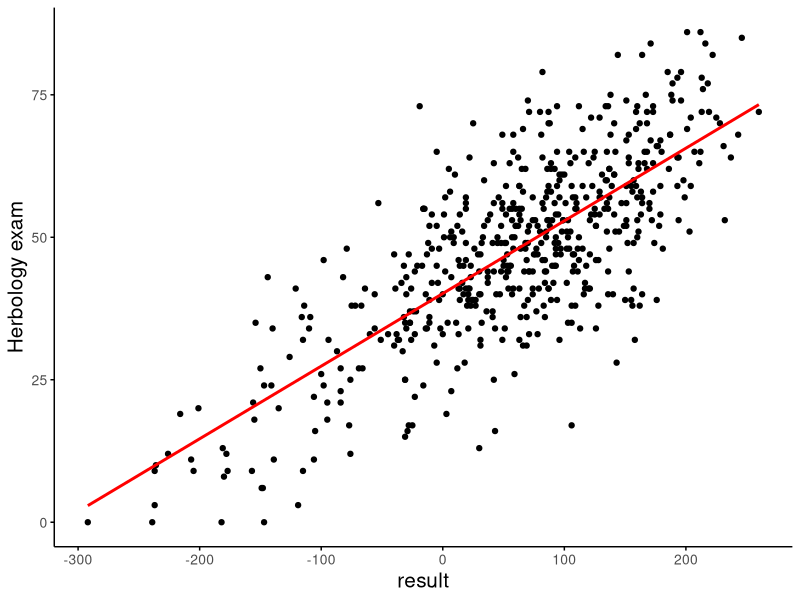
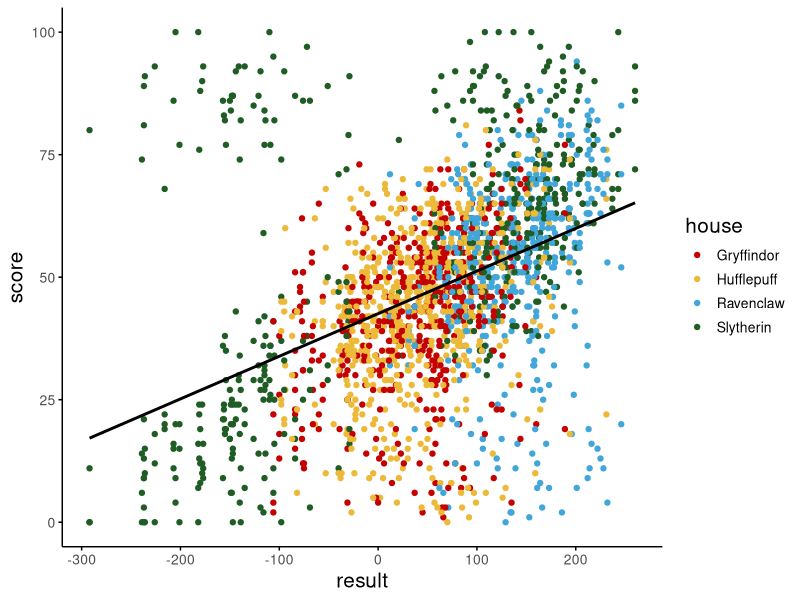
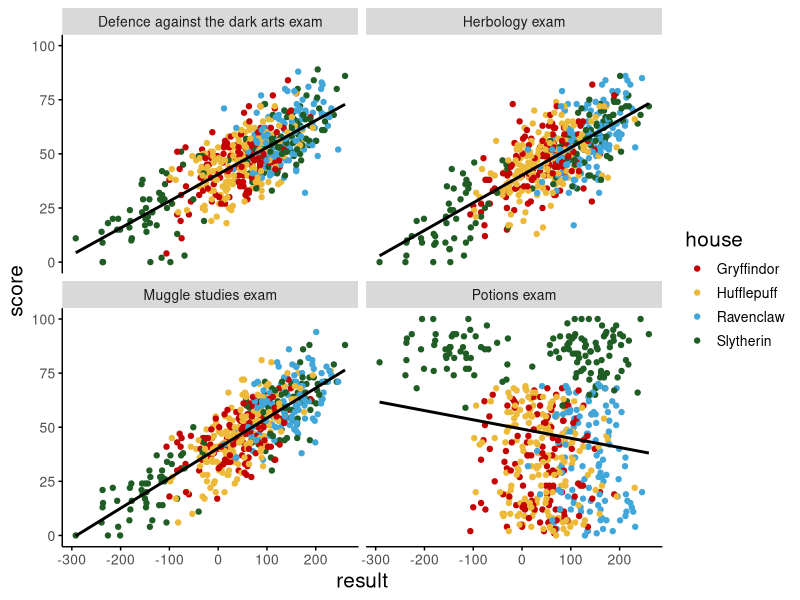
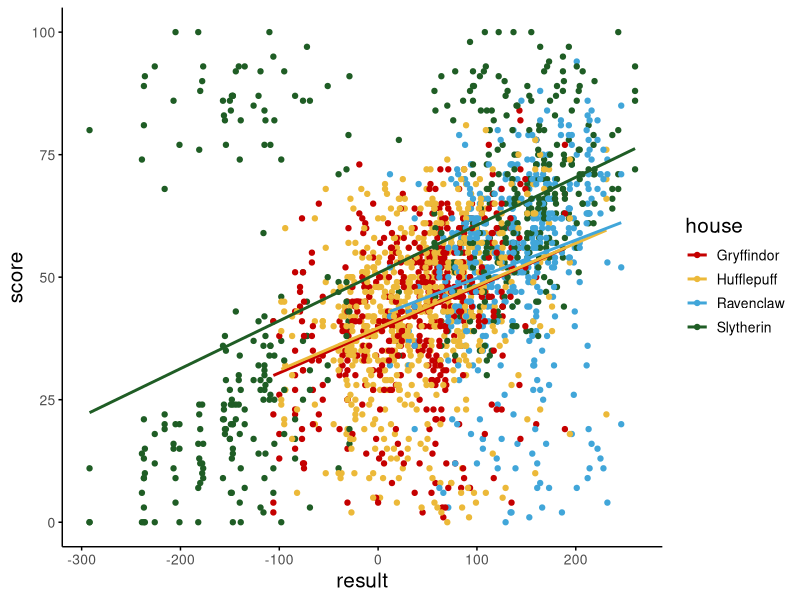
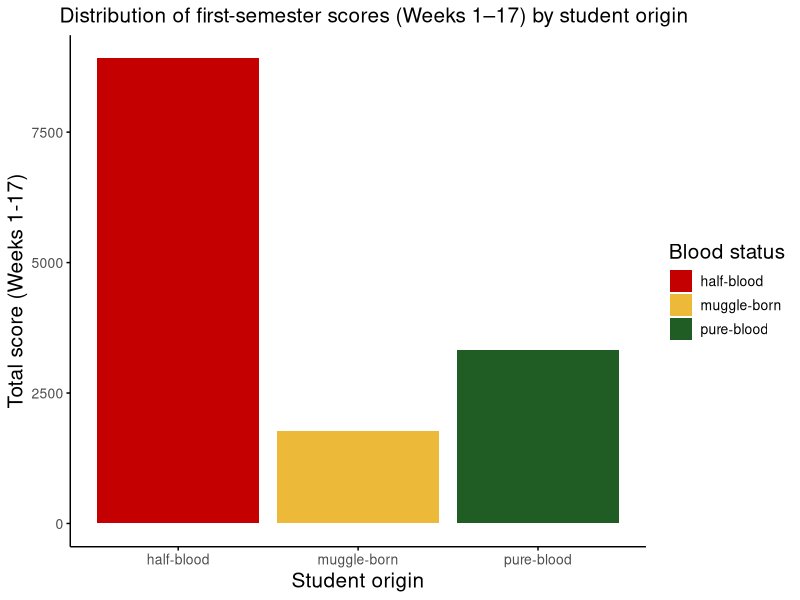
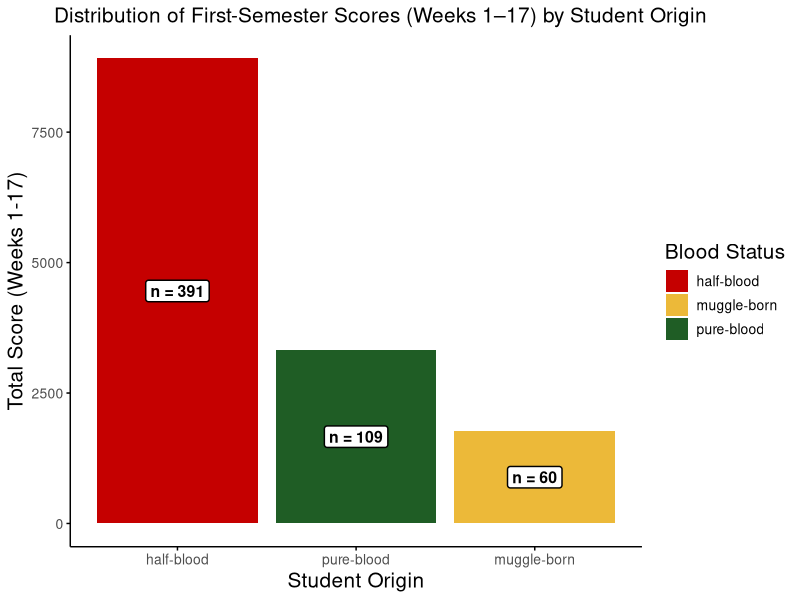
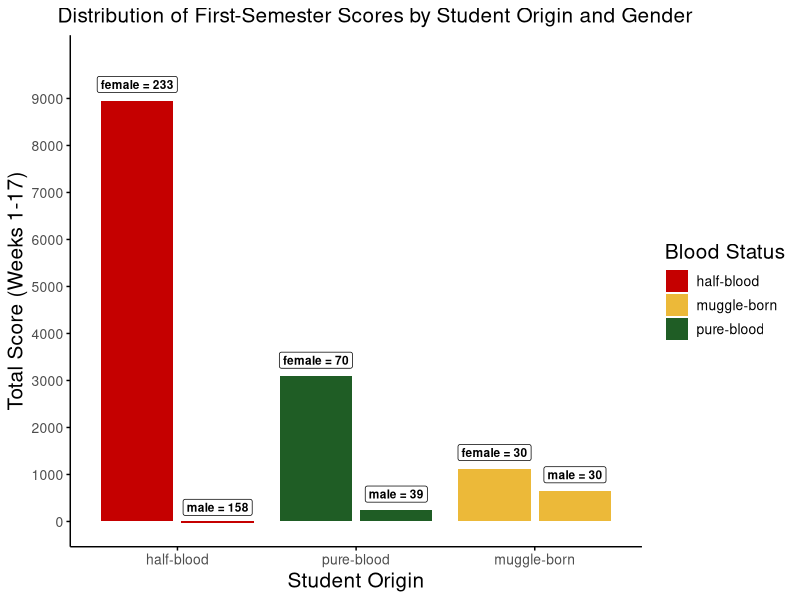
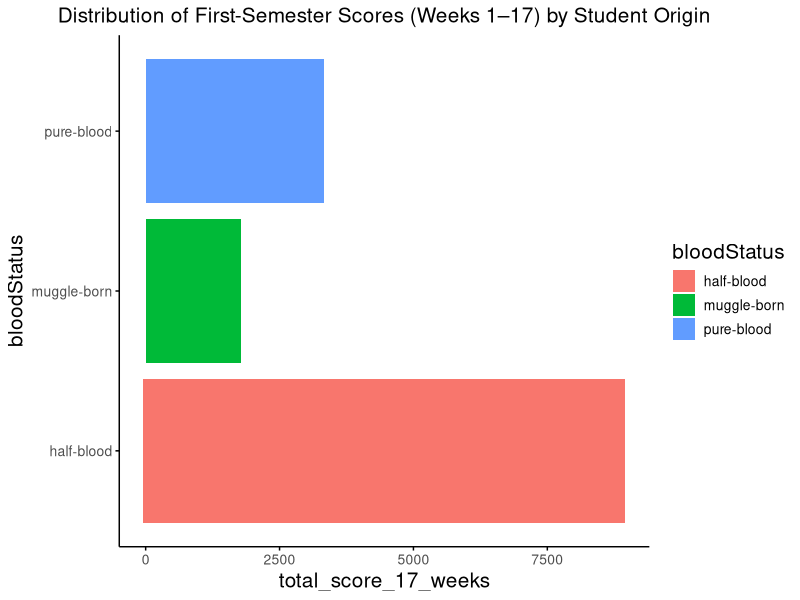

Write the R code that produced these figures, in order.
## ---- chunk 1
knitr::opts_chunk$set(echo = TRUE)

library(readr)
library(tidyverse)
library(ggplot2)
library(patchwork)
library(ggpubr)
## ---- chunk 2
hogwarts <- read_csv("data/hogwarts_2024.csv")
hogwarts %>%
  glimpse()
hogwarts <- hogwarts |> mutate(
  across(c(house, course, sex, wandCore, bloodStatus), ~ as.factor(.x))
)
## ---- chunk 3
theme_custom <- theme(
    panel.background = element_rect(fill = "white"),
    plot.title = element_text(size = 15, hjust = 0.5),
    plot.subtitle = element_text(size = 15, hjust = 0.5),
    strip.text = element_text(size = 10),
    axis.text = element_text(size = 10),
    axis.title = element_text(size = 15),
    legend.title = element_text(size = 15),
    legend.text = element_text(size = 10),
    axis.line = element_line(color = "black"),
    axis.ticks = element_line(color = "black")
  )

ggplot(hogwarts, aes(x = `result`, y = `Herbology exam`))+
  geom_point()+
  geom_smooth(se = FALSE, method = "lm", colour = "red")+
  theme_custom

## ---- chunk 4
hogwarts_long <- hogwarts %>%
  pivot_longer(cols = c(`Herbology exam`, `Muggle studies exam`, `Defence against the dark arts exam`, `Potions exam`),
               names_to = "subject",
               values_to = "score")

ggplot(hogwarts_long, aes(x = result, y = score, color = house))+
  geom_point()+
  geom_smooth(se = FALSE, method = "lm", color = "black")+
  scale_color_manual(values = c("Gryffindor" = "#C50000", 
                               "Hufflepuff" = "#ECB939", 
                               "Ravenclaw" = "#41A6D9", 
                               "Slytherin" = "#1F5D25"))+
  theme_custom

## ---- chunk 5
# Didn't understand task clearly, so decided to add two types of scatterplot. Hope one of them will work :)

ggplot(hogwarts_long, aes(x = result, y = score, color = house))+
  geom_point()+
  geom_smooth(se = FALSE, method = "lm", color = "black")+
  scale_color_manual(values = c("Gryffindor" = "#C50000", 
                               "Hufflepuff" = "#ECB939", 
                               "Ravenclaw" = "#41A6D9", 
                               "Slytherin" = "#1F5D25"))+
  facet_wrap(~subject, ncol = 2)+
  theme_custom
## ---- chunk 6

ggplot(hogwarts_long, aes(x = result, y = score, color = house))+
  geom_point()+
  geom_smooth(se = FALSE, method = "lm")+
  scale_color_manual(values = c("Gryffindor" = "#C50000", 
                               "Hufflepuff" = "#ECB939", 
                               "Ravenclaw" = "#41A6D9", 
                               "Slytherin" = "#1F5D25"))+
  theme_custom


## ---- chunk 7
hogwarts_17_weeks <- hogwarts %>%
  select(bloodStatus, week_1:week_17) %>%
  group_by(bloodStatus) %>% 
  summarize(
    total_score_17_weeks = sum(c_across(starts_with("week_")), na.rm = TRUE),
    student_count = n() 
  ) %>%
  ungroup()

ggplot(hogwarts_17_weeks)+
  geom_col(aes(y = total_score_17_weeks, 
               x = bloodStatus,
              fill = bloodStatus))+
  scale_fill_manual(values = c("half-blood" = "#C50000", 
                             "muggle-born" = "#ECB939", 
                             "pure-blood" = "#1F5D25"))+
  labs(title = "Distribution of first-semester scores (Weeks 1–17) by student origin",
       x = "Student origin",
       y = "Total score (Weeks 1-17)",
       fill = "Blood status")+
  theme_custom+
  theme(plot.title = element_text(hjust = 0.2))

## ---- chunk 8
hogwarts_17_weeks <- hogwarts %>%
  select(bloodStatus, week_1:week_17) %>%
  group_by(bloodStatus) %>%
  summarize(
    total_score_17_weeks = sum(c_across(starts_with("week_")), na.rm = TRUE),
    student_count = n()
  ) %>%
  ungroup()

ggplot(hogwarts_17_weeks, aes(x = fct_reorder(bloodStatus, total_score_17_weeks, .desc = TRUE), 
                              y = total_score_17_weeks, 
                              fill = bloodStatus))+
  geom_col()+
  scale_fill_manual(values = c("half-blood" = "#C50000", 
                               "muggle-born" = "#ECB939", 
                               "pure-blood" = "#1F5D25"))+
  labs(title = "Distribution of First-Semester Scores (Weeks 1–17) by Student Origin",
       x = "Student Origin",
       y = "Total Score (Weeks 1-17)",
       fill = "Blood Status")+
  geom_label(aes(label = paste("n =", student_count), 
                 y = total_score_17_weeks/2),  # Position slightly above bars
             fill = "white", 
             size = 4, 
             fontface = "bold", 
             label.size = 0.5)+
  theme_custom+
  theme(plot.title = element_text(hjust = 0.2))

## ---- chunk 9
hogwarts_17_weeks <- hogwarts %>%
  select(bloodStatus, week_1:week_17, sex) %>%
  group_by(bloodStatus, sex) %>%
  summarize(
    total_score_17_weeks = sum(c_across(starts_with("week_")), na.rm = TRUE),
    student_count = n()
  ) %>%
  ungroup()

hogwarts_plot <- ggplot(hogwarts_17_weeks, aes(x = fct_reorder(bloodStatus, total_score_17_weeks, .desc = TRUE), 
                              y = total_score_17_weeks, 
                              fill = bloodStatus))+
  geom_col(position = "dodge2", aes(group = sex))+
  scale_fill_manual(values = c("half-blood" = "#C50000", 
                               "muggle-born" = "#ECB939", 
                               "pure-blood" = "#1F5D25"))+
  labs(title = "Distribution of First-Semester Scores by Student Origin and Gender",
       x = "Student Origin",
       y = "Total Score (Weeks 1-17)",
       fill = "Blood Status")+
  
  scale_y_continuous(breaks = seq(0, max(hogwarts_17_weeks$total_score_17_weeks) * 1.1, by = 1000))+
  
  # Add labels to show the number of students by gender
  geom_label(aes(label = paste(sex, "=", student_count)),
             fill = "white", 
             size = 3, 
             fontface = "bold", 
             position = position_dodge2(width = 0.9),
             vjust = -0.5)+
  expand_limits(y = max(hogwarts_17_weeks$total_score_17_weeks) * 1.1)+
  theme_custom+
  theme(plot.title = element_text(hjust = 0.2))

print(hogwarts_plot)
ggsave("hogwarts_17_weeks_plot.png", plot = hogwarts_plot, width = 10, height = 6)
## ---- chunk 10
ggplot(hogwarts_17_weeks, aes(x = bloodStatus, y = total_score_17_weeks, fill = bloodStatus))+
  geom_col()+
  coord_flip()+
  labs(title = "Distribution of First-Semester Scores (Weeks 1–17) by Student Origin")+
  theme_custom

## ---- chunk 11
hist_plot <- ggplot(hogwarts, aes(x = `Potions exam`))+
  geom_histogram(fill = "pink", color = "black", bins = 15, alpha = 0.7)+
  geom_histogram(aes(x = `Study of ancient runes exam`), fill = "blue", color = "black", bins = 15, alpha = 0.4)+
  labs(title = "Histogram", x = "Marks", y = "Frequency")+
  theme_custom

box_plot <- ggplot(hogwarts, aes(x = "Potions", y = `Potions exam`, fill = "Potions"))+
  geom_boxplot(fill = "pink")+
  geom_boxplot(aes(x = "Ancient Runes", y = `Study of ancient runes exam`, fill = "Ancient Runes"), fill = "blue")+
  labs(title = "Boxplot", x = "Exam", y = "Marks")+
  theme_custom

dens_plot <- ggplot(hogwarts, aes(x = `Potions exam`, color = "Potions"))+
  geom_density(fill = "pink", alpha = 0.45)+
  geom_density(aes(x = `Study of ancient runes exam`, color = "Ancient Runes"), fill = "blue", alpha = 0.3)+
  labs(title = "Density Plot", x = "Marks", y = "Density")+
  theme_custom

fin_plot <- (hist_plot + box_plot) / dens_plot

print(fin_plot)
## ---- chunk 12
mean_potions <- hogwarts %>%
  group_by(bloodStatus) %>%
  summarize(mean_potions_score = mean(`Potions exam`, na.rm = TRUE))

ggplot(mean_potions, aes(x = fct_relevel(bloodStatus, "muggle-born", "pure-blood", "half-blood"), 
                                            y = mean_potions_score, fill = bloodStatus))+
  geom_col()+
  scale_fill_manual(values = c("muggle-born" = "#ECB939", "pure-blood" = "#1F5D25", "half-blood" = "#C50000"))+
  labs(title = "Average Potions Exam Score by Blood Status",
       x = "Student Origin",
       y = "Mean Score")+
  theme_minimal()+
  theme(plot.title = element_text(hjust = 0.5))
## ---- chunk 13
mean_scores_extended <- hogwarts %>%
  group_by(bloodStatus) %>%
  summarize(mean_potions_score = mean(`Potions exam`, na.rm = TRUE),
            mean_herbology_score = mean(`Herbology exam`, na.rm = TRUE),
            mean_dada_score = mean(`Defence against the dark arts exam`, na.rm = TRUE),
            mean_flying_score = mean(`Flying exam`, na.rm = TRUE),
            mean_arithmacy_score = mean(`Arithmancy exam`, na.rm = TRUE))

mean_scores_long <- mean_scores_extended %>%
  pivot_longer(cols = starts_with("mean_"), 
               names_to = "subject", 
               values_to = "mean_score") %>%
  mutate(subject = recode(subject, 
                          "mean_potions_score" = "Potions",
                          "mean_herbology_score" = "Herbology",
                          "mean_dada_score" = "DADA",
                          "mean_flying_score" = "Flying",
                          "mean_arithmacy_score" = "Aritmethic"))

bar_plot_2 <- ggplot(mean_scores_long, aes(x = fct_relevel(bloodStatus, "muggle-born", "pure-blood", "half-blood"), y = mean_score, fill = subject))+
  geom_col(position = position_dodge(width = 0.7), width = 0.6)+  # Use position_dodge for side-by-side bars
  scale_fill_manual(values = c("Potions" = "#C50000", "Herbology" = "#41A6D9", "DADA" = "#ECB939", "Flying" = "#A5B939", "Aritmethic" = "#C40089"))+
  labs(x = "Student Origin",
       y = "Average Score",
       fill = "Subject")+
  coord_flip()+
  theme_custom +
  theme(plot.title = element_text(hjust = 0.5))

box_plot_2 <- ggplot(mean_scores_long, aes(x = subject, y = mean_score, fill = subject))+
  geom_boxplot()+
  scale_fill_manual(values = c("Potions" = "#C50000", "Herbology" = "#41A6D9", 
                               "DADA" = "#ECB939", "Flying" = "#A5B939", 
                               "Aritmethic" = "#C40089"))+
  labs(x = "Subject",
       y = "Average Score")+
  theme_custom +
  theme(plot.title = element_text(hjust = 0.5),
        axis.text.x = element_text(angle = 45, hjust = 1, vjust = 1))

combined_plot <- ggarrange(bar_plot_2, box_plot_2, 
                           ncol = 2, nrow = 1, 
                           widths = c(3, 2),
                           common.legend = TRUE, 
                           legend = "bottom",
                           labels = c("A", "B"),
                           hjust = -1,
                           vjust = 1)

print(combined_plot)
## ---- chunk 14
# Create the violin plot
ggplot(hogwarts, aes(x = house, y = result, fill = house))+
  geom_violin(trim = TRUE, linewidth = 0.2)+
  geom_boxplot(width = 0.1, color = "grey30", fill = "white", linewidth = 0.2, outlier.color = NA)+
  stat_summary(fun = mean, geom = "point", shape = 23, size = 5, fill = "brown", color = "black")+
  facet_grid(. ~ sex, labeller = as_labeller(c("male" = "Мальчики", "female" = "Девочки")))+
  scale_fill_manual(values = c("Gryffindor" = "#C50000", 
                               "Hufflepuff" = "#ECB939", 
                               "Ravenclaw" = "#41A6D9", 
                               "Slytherin" = "#1F5D25"),
                    name = "Факультет",
                    labels = c(
                       "Gryffindor" = "Гриффиндор",
                       "Hufflepuff" = "Пуффендуй",
                       "Ravenclaw" = "Когтевран",
                       "Slytherin" = "Слизерин"
                    ))+
  geom_hline(yintercept = 0, linetype = "dashed", color = "coral", size = 1)+
  scale_y_continuous(
    breaks = seq(-300, 250, by = 50)
  )+
  labs(title = "Баллы студентов Хогвартса",
       subtitle = "Распределение числа баллов у студентов различных факультетов Хогвартса в 2023-2024 учебном году",
       y = "Количество очков", 
       x = "Факультет")+
  theme_minimal()+
  theme( 
    panel.background = element_rect(fill = "white", color = NA),
  plot.background = element_rect(fill = "white", color = NA),
  panel.grid.major = element_blank(),
  panel.grid.minor = element_blank(),
  strip.background = element_rect(fill = "grey80", color = "white"),
  strip.text = element_text(size = 12),
  plot.title = element_text(size = 14, hjust = 0.5),  
  plot.subtitle = element_text(size = 9, hjust = 0.5, color = "#6B4226"),
  axis.text.x = element_blank(),
  axis.title.x = element_blank(),
  axis.title.y = element_text(size = 10),
  legend.title = element_text(size = 12),
  legend.text = element_text(size = 10, family = "sans", face = "italic"),
  legend.position = c(0.5, 0.1),
  legend.key.size = unit(3, "mm")
)

